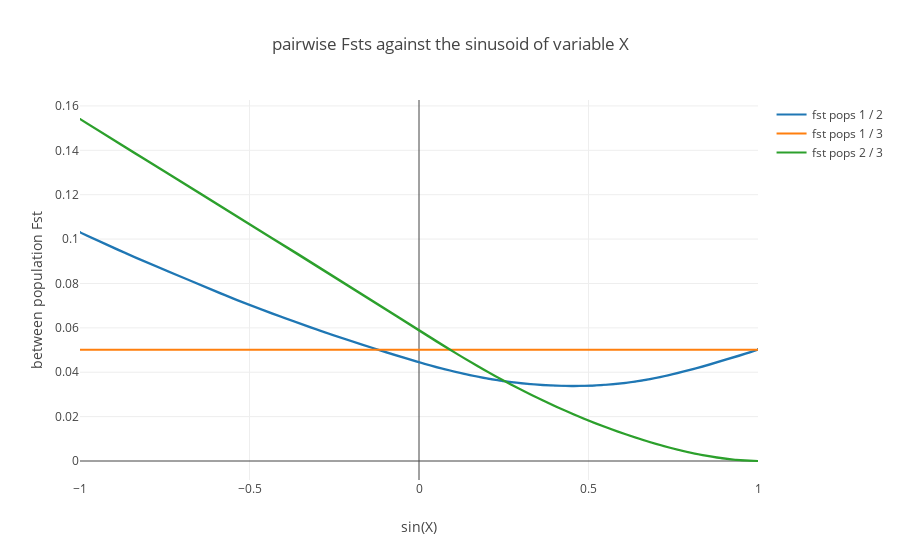

Here is the notebook cell this chart was saved with:
### Code cell
coords= {z:[x for x in range(len(labels)) if labels[x] == z] for z in list(set(labels))}

fig_data= [go.Scatter(
x= [sin(x) for x in Control[coords[i],0]],
y= Control[coords[i],1],
mode= 'lines',
name= 'fst pops {} / {}'.format(i[0],i[1])
) for i in coords.keys()
]

layout = go.Layout(
    title= 'pairwise Fsts against the sinusoid of variable X',
    yaxis=dict(
        title='between population Fst'),
    xaxis=dict(
        title='sin(X)')
)

fig= go.Figure(data=fig_data, layout=layout)
iplot(fig)

### Figure 1 — Plotly figure (JSON) as saved in the notebook; plotly's stock layout.template omitted (floating-point values rounded to 4 significant figures; data arrays with more than 128 entries replaced by an {"elided": "..."} marker saying what was removed)
{"data": [{"mode": "lines", "name": "fst pops 1 / 2", "type": "scatter", "x": {"elided": "290 float values"}, "y": {"elided": "290 float values"}}, {"mode": "lines", "name": "fst pops 1 / 3", "type": "scatter", "x": {"elided": "290 float values"}, "y": {"elided": "290 float values"}}, {"mode": "lines", "name": "fst pops 2 / 3", "type": "scatter", "x": {"elided": "290 float values"}, "y": {"elided": "290 float values"}}], "layout": {"title": "pairwise Fsts against the sinusoid of variable X", "xaxis": {"title": "sin(X)"}, "yaxis": {"title": "between population Fst"}}}
